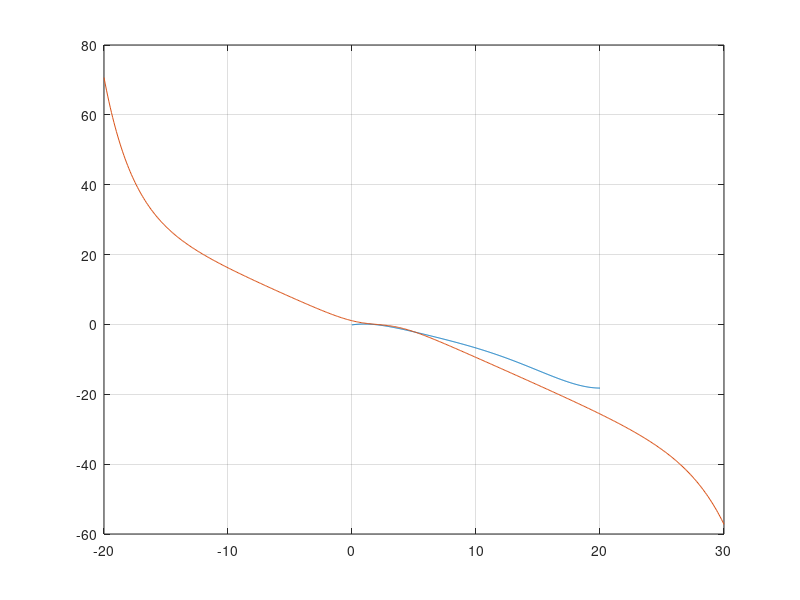

Here is the MATLAB script that generated this plot:
% close all
clear
clc

% 
% bounds_mtj = [-35*0.75;35]*pi/180;
% 
% q_mt = linspace(-35,35,500)'*pi/180;
% 
% k_pass.mtj = [-30 5 5 -3]';
% theta.pass.mtj = bounds_mtj;
% tau_pass = k_pass.mtj(1,1)*exp(k_pass.mtj(2,1)*(q_mt-theta.pass.mtj(2,1))) + ...
%     k_pass.mtj(3,1)*exp(k_pass.mtj(4,1)*(q_mt-theta.pass.mtj(1,1)));
% 
% q0 = 5*pi/180;
% kMT_li = 10;
% M_li = -(q_mt - q0)*kMT_li;
% M_li = M_li + tau_pass;
% 
% figure
% plot(q_mt,M_li)
% grid on

%%
q_mt = linspace(0,20,500)'*pi/180;
% q_mt = 0;

%% long plantar ligament
calcnLPL2mtj = 0.053283;
mtj2mfLPL = 0.025085;
phi0_LPL = 0.96991;

a = calcnLPL2mtj;
b = mtj2mfLPL;
L0 = 0.0442*1.02;

phi = phi0_LPL + q_mt;
l = sqrt(a^2 + b^2 - 2*a*b.*cos(phi));
h = a*b./l.*sin(phi);

nu = 0.4;
A0 = 14.7*1.7;

lambda = l./L0;
A = A0*lambda.^(-nu*2);

% Gefen2001
a1 = -412640.5;
a2 = 2235967.7;
a3 = -4841544.8;
a4 = 5236972.7;
a5 = -2829945.7;
a6 = 611190.6;
s_LPL = a1*lambda.^5 + a2*lambda.^4 + a3*lambda.^3 + a4*lambda.^2 + a5*lambda + a6;
    
F_LPL = s_LPL.*A;

e = (lambda-1)*100;

M_LPL = -F_LPL.*h;

% figure
% plot(e,F_LPL)

%% short plantar ligament
calcnSPL2mtj = 0.025667;
mtj2mfSPL = 0.016521;
phi0_SPL = 1.0104;

a = calcnSPL2mtj;
b = mtj2mfSPL;
L0 = 0.0219*1.02;

phi = phi0_SPL + q_mt;
l = sqrt(a^2 + b^2 - 2*a*b*cos(phi));
h = a*b./l.*sin(phi);

nu = 0.4;
A0 = 11.6*1.4;

lambda = l./L0;
A = A0*lambda.^(-nu*2);

s_SPL = a1*lambda.^5 + a2*lambda.^4 + a3*lambda.^3 + a4*lambda.^2 + a5*lambda + a6;
F_SPL = s_SPL.*A;

e = (lambda-1)*100;

M_SPL = -F_SPL.*h;

% figure
% plot(e,F_SPL)

%%
figure
plot(q_mt*180/pi,M_LPL+M_SPL)
grid on
hold on


%%

x = linspace(-20,30,500)'*pi/180;

c1 = -8;
c2 = 8;
c3 = 0.2;
% y = c1*exp(c2*(x-c3));

y = -8*(exp(5*(x))-1);

y2 = 3*(exp(-15*(x+0.1)));

% plot(x*180/pi,y)
% plot(x*180/pi,y2)
% plot(x*180/pi,y+y2)



% figure
% plot(x,y+y2)
% xlim([-0.15,0.1])

%%

calcnPF2mtj = 0.06695;
mtj2mttPF = 0.091714;
phi0 = 2.1274;

q_mt = 0;
phi = phi0 + q_mt; % top angle of WL triangle
l_PF_fa = sqrt(calcnPF2mtj^2 + mtj2mttPF^2 - 2*calcnPF2mtj*mtj2mttPF*cos(phi)); % length of PF spanning arch
MA_PF = calcnPF2mtj*mtj2mttPF/l_PF_fa*sin(phi); % moment arm of PF to mtj


%%
k1 = -90;
dl_0 = 2*pi/180;

y = k1*((x-2*pi/180) - dl_0*tanh((x-2*pi/180)/dl_0/1.25));
y2 = (-exp(20*(x-20*pi/180)) + exp(-25*(x+10*pi/180)))/2;

% plot(x*180/pi,y)
% plot(x*180/pi,y2)
plot(x*180/pi,y+y2)


interp1(x,(y+y2),0)